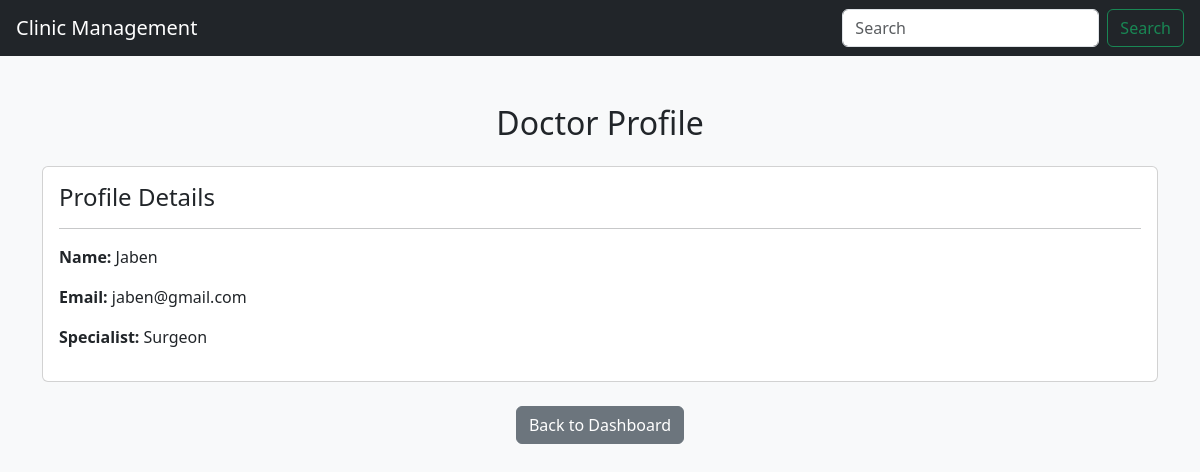
Screenshot of /CM/view_doctor_profile.php (signed in) with the database file from the repository.
### tables this page shows
CREATE TABLE doctor_details (
    doctor_id INT PRIMARY KEY AUTO_INCREMENT,
    doctor_name VARCHAR(100), 
    doctor_email VARCHAR(255),
    specialist VARCHAR(100),
    doctor_password VARCHAR(255)
);

### CM/doctor.php (called while the page is built, shortened)
<?php
class Doctor {
    private $db;
    public function __construct($conn) {
        $this->db = $conn;
    }
    public function getDoctorDetails($doctor_id) {
        $doctor_id = $this->sanitizeInput($doctor_id);
        $query = "SELECT * FROM doctor_details WHERE doctor_id = $doctor_id";
        $result = $this->db->query($query);
        if ($result && $result->num_rows > 0) {
            return $result->fetch_assoc();
        } else {
            return null;
        }
    }
    private function sanitizeInput($input) {
        return htmlspecialchars(strip_tags($input));
    }
}
?>

### CM/view_doctor_profile.php (the view, shortened to what this page needs)
<?php
include_once 'header_all.php';
include_once 'config.php';
include_once 'doctor.php';
$doctorId = $_SESSION['doctor_id'];
$doctorClass = new Doctor($conn);
$doctorData = $doctorClass->getDoctorDetails($doctorId);
?>
<!DOCTYPE html>
<html lang="en">
<head>
    <link href="https://cdn.jsdelivr.net/npm/bootstrap@5.3.0/dist/css/bootstrap.min.css" rel="stylesheet">
</head>
<body class="bg-light">
    <div class="container mt-5">
        <h2 class="text-center">Doctor Profile</h2>
        <div class="card mt-4">
            <div class="card-body">
                <h4 class="card-title">Profile Details</h4>
                <hr>
                <p><strong>Name:</strong> <?= htmlspecialchars($doctorData['doctor_name']); ?></p>
                <p><strong>Email:</strong> <?= htmlspecialchars($doctorData['doctor_email']); ?></p>
                <p><strong>Specialist:</strong> <?= htmlspecialchars($doctorData['specialist']); ?></p>
            </div>
        </div>
        <div class="mt-4 text-center">
            <a href="doctor_dashboard.php" class="btn btn-secondary">Back to Dashboard</a>
        </div>
    </div>
</body>
</html>

### rows the page displays
doctor_details: doctor_name "Jaben", doctor_email "jaben@gmail.com", specialist "Surgeon"
